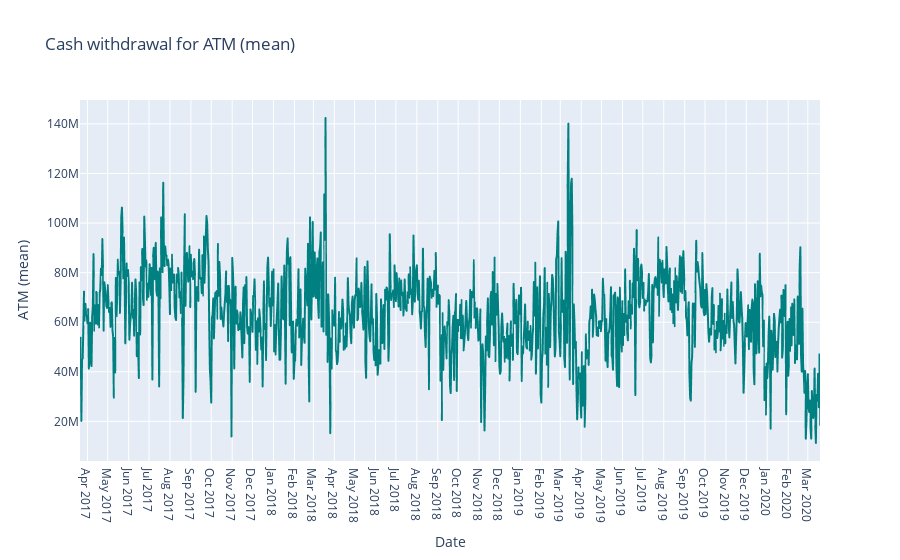

Notebook code cell kept with this figure:
### Code cell
fig = px.line(data_df,y="ATM (mean)", title="Cash withdrawal for ATM (mean)")
fig.update_traces(line_color="teal")
fig.update_xaxes(
    dtick="M1",  
    tickformat="%b %Y", 
    tickmode="linear"  
)
fig.show()

### Figure 1 — Plotly figure (JSON) as saved in the notebook; plotly's stock layout.template omitted (floating-point values rounded to 4 significant figures; data arrays with more than 128 entries replaced by an {"elided": "..."} marker saying what was removed)
{"data": [{"hovertemplate": "Date=%{x}<br>ATM (mean)=%{y}<extra></extra>", "legendgroup": "", "line": {"color": "teal", "dash": "solid"}, "marker": {"symbol": "circle"}, "mode": "lines", "name": "", "showlegend": false, "type": "scattergl", "x": {"elided": "1095 str values"}, "xaxis": "x", "y": {"elided": "1095 float values"}, "yaxis": "y"}], "layout": {"legend": {"tracegroupgap": 0}, "title": {"text": "Cash withdrawal for ATM (mean)"}, "xaxis": {"anchor": "y", "domain": [0, 1], "dtick": "M1", "tickformat": "%b %Y", "tickmode": "linear", "title": {"text": "Date"}}, "yaxis": {"anchor": "x", "domain": [0, 1], "title": {"text": "ATM (mean)"}}}}
